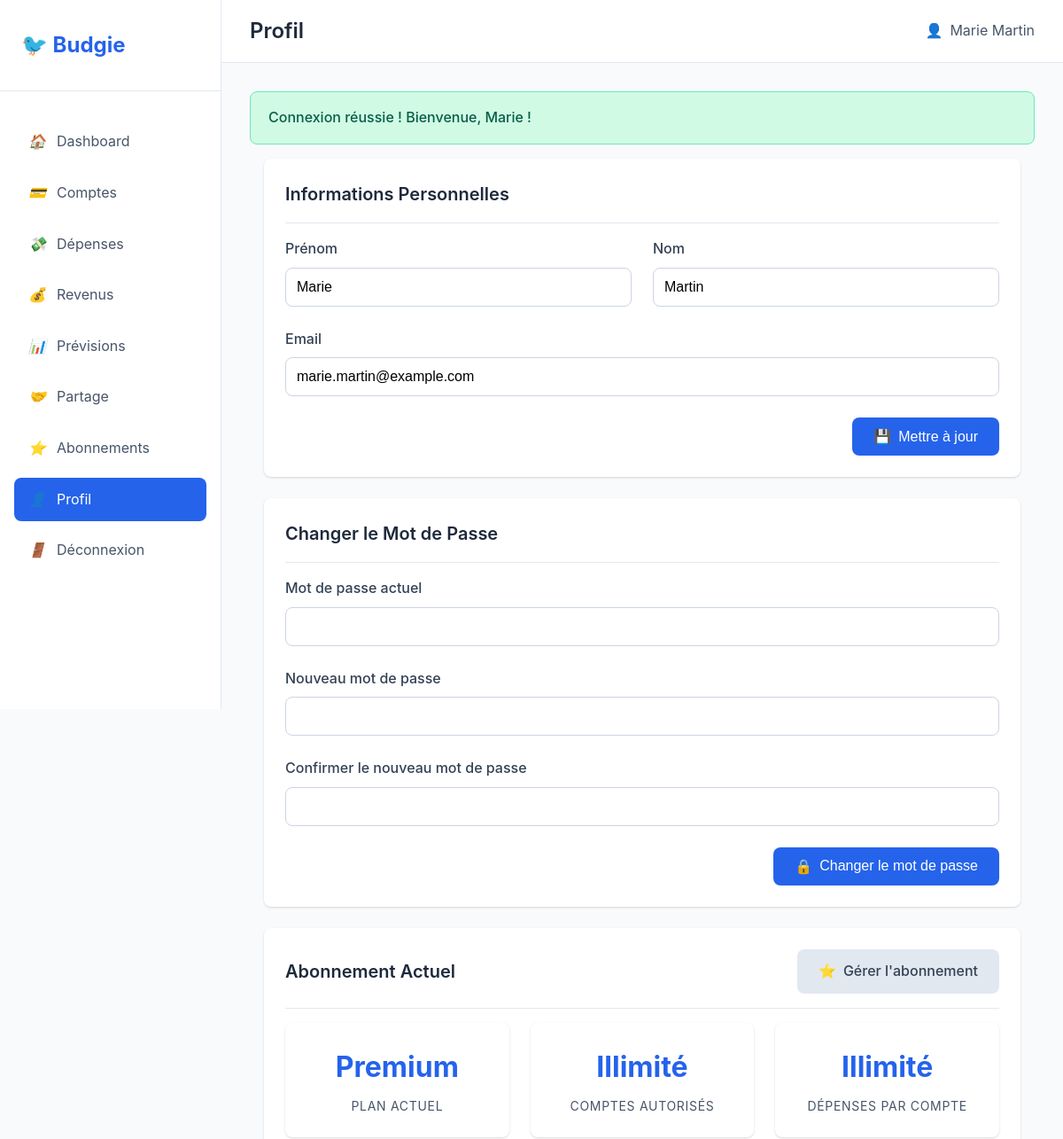
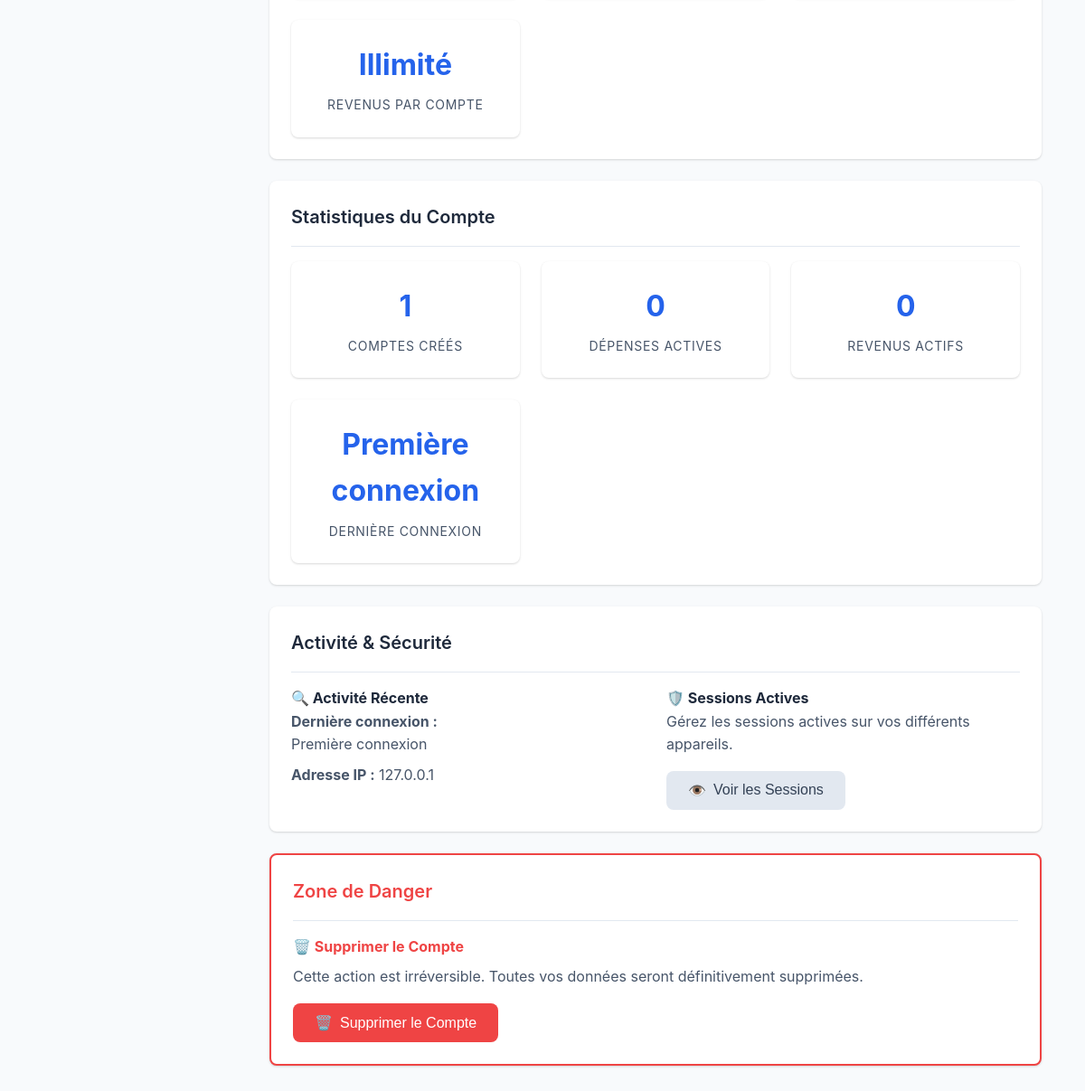
The app's page /public/profile.php (signed in) with its own data (2 pictures, top to bottom).
### tables this page shows
CREATE TABLE users (
    id INT PRIMARY KEY AUTO_INCREMENT,
    first_name VARCHAR(100) NOT NULL,
    last_name VARCHAR(100) NOT NULL,
    email VARCHAR(190) UNIQUE NOT NULL,
    password_hash VARCHAR(255) NOT NULL,
    subscription_type ENUM('free', 'premium') DEFAULT 'free',
    role ENUM('user', 'admin') NOT NULL DEFAULT 'user',
    subscription_start_date DATETIME NULL,
    subscription_end_date DATETIME NULL,
    stripe_customer_id VARCHAR(255) NULL,
    stripe_subscription_id VARCHAR(255) NULL,
    created_at TIMESTAMP DEFAULT CURRENT_TIMESTAMP,
    updated_at TIMESTAMP DEFAULT CURRENT_TIMESTAMP ON UPDATE CURRENT_TIMESTAMP,
    last_login TIMESTAMP NULL,
    status ENUM('active', 'inactive', 'suspended') DEFAULT 'active'
);

### src/config/config.php (called while the page is built, shortened)
<?php
require_once __DIR__ . '/database.php';
function isLoggedIn() {
    return isset($_SESSION['user_id']) && !empty($_SESSION['user_id']);
}
function getCurrentUser() {
    $user = fetchOne(
        "SELECT id, first_name, last_name, email, subscription_type FROM users WHERE id = ?",
        [$_SESSION['user_id']]
    );
    return $user;
}
?>

### src/config/database.php (called while the page is built, shortened)
<?php
class Database {
    private string $host;
    private string $port;
    private string $db_name;
    private string $username;
    private string $password;
    private static ?PDO $conn = null;
    public function __construct() {
        $this->host     = defined('DB_HOST') ? DB_HOST : ($_ENV['DB_HOST'] ?? '127.0.0.1');
        $this->port     = defined('DB_PORT') ? DB_PORT : ($_ENV['DB_PORT'] ?? '3306');
        $this->db_name  = defined('DB_NAME') ? DB_NAME : ($_ENV['DB_NAME'] ?? 'budgie_db');
        $this->username = defined('DB_USER') ? DB_USER : ($_ENV['DB_USER'] ?? 'root');
        $this->password = defined('DB_PASS') ? DB_PASS : ($_ENV['DB_PASS'] ?? '');
    }
    public function getConnection(): PDO {
        if (self::$conn !== null) {
            return self::$conn;
        }
        try {
            self::$conn = new PDO(
                "mysql:host={$this->host};port={$this->port};dbname={$this->db_name};charset=utf8mb4",
                $this->username,
                $this->password,
                [
                    PDO::ATTR_ERRMODE            => PDO::ERRMODE_EXCEPTION,
                    PDO::ATTR_DEFAULT_FETCH_MODE => PDO::FETCH_ASSOC,
                    PDO::ATTR_EMULATE_PREPARES   => false,
                    PDO::MYSQL_ATTR_INIT_COMMAND => "SET NAMES utf8mb4",
                ]
            );
        } catch (PDOException $e) {
            error_log("Database connection error: " . $e->getMessage());
            throw new Exception("Database connection failed");
        }
        return self::$conn;
    }
}
function getDB(): PDO {
    static $db = null;
    if ($db === null) {
        $db = new Database();
    }
    return $db->getConnection();
}
function executeQuery(string $sql, array $params = []): PDOStatement {
    try {
        $pdo  = getDB();
        $stmt = $pdo->prepare($sql);
        $stmt->execute($params);
        return $stmt;
    } catch (PDOException $e) {
        error_log("Query execution error: " . $e->getMessage() . " | SQL: " . $sql);
        throw new Exception("Database query failed: " . $e->getMessage());
    }
}
function fetchOne(string $sql, array $params = []) {
    $stmt = executeQuery($sql, $params);
    return $stmt->fetch();
}
?>

### public/profile.php (the view, shortened to what this page needs)
<?php
require_once __DIR__ . '/../src/config/config.php';
include SRC_PATH . '/includes/header.php';
$user = getCurrentUser();
$lastLoginInfo = fetchOne(
    "SELECT last_login FROM users WHERE id = ?",
    [$_SESSION['user_id']]
);
$accountsCount = fetchOne("SELECT COUNT(*) as count FROM accounts WHERE user_id = ?", [$_SESSION['user_id']])['count'];
$expensesCount = fetchOne("SELECT COUNT(*) as count FROM expenses WHERE user_id = ?", [$_SESSION['user_id']])['count'];
$incomesCount = fetchOne("SELECT COUNT(*) as count FROM incomes WHERE user_id = ?", [$_SESSION['user_id']])['count'];
$user_data = [
    'first_name' => $user['first_name'],
    'last_name' => $user['last_name'],
    'email' => $user['email'],
    'subscription' => $user['subscription_type'] === 'premium' ? 'Premium' : 'Gratuit',
    'accounts_limit' => $user['subscription_type'] === 'premium' ? 'Illimité' : FREE_ACCOUNTS_LIMIT,
    'expenses_limit' => $user['subscription_type'] === 'premium' ? 'Illimité' : FREE_EXPENSES_LIMIT,
    'incomes_limit' => $user['subscription_type'] === 'premium' ? 'Illimité' : FREE_INCOMES_LIMIT,
    'last_login' => $lastLoginInfo['last_login'] ?? 'Jamais',
    'accounts_count' => $accountsCount,
    'expenses_count' => $expensesCount,
    'incomes_count' => $incomesCount,
];
?>
<div class="container">
    <div class="card">
        <div class="card-header">
            <h3 class="card-title">Informations Personnelles</h3>
        </div>
        <form method="POST" action="actions/update_profile.php">
            <div style="display: grid; grid-template-columns: repeat(auto-fit, minmax(300px, 1fr)); gap: 1.5rem;">
                <div class="form-group">
                    <label for="first_name" class="form-label">Prénom</label>
                    <input type="text" id="first_name" name="first_name" class="form-input" value="<?php echo htmlspecialchars($user_data['first_name']); ?>" required>
                </div>
                <div class="form-group">
                    <label for="last_name" class="form-label">Nom</label>
                    <input type="text" id="last_name" name="last_name" class="form-input" value="<?php echo htmlspecialchars($user_data['last_name']); ?>" required>
                </div>
            </div>
            <div class="form-group">
                <label for="email" class="form-label">Email</label>
                <input type="email" id="email" name="email" class="form-input" value="<?php echo htmlspecialchars($user_data['email']); ?>" required>
            </div>
            <div style="display: flex; gap: 1rem; justify-content: flex-end;">
                <button type="submit" class="btn btn-primary">
                    <span>💾</span> Mettre à jour
                </button>
            </div>
        </form>
    </div>
    <div class="card">
        <div class="card-header">
            <h3 class="card-title">Changer le Mot de Passe</h3>
        </div>
        <form method="POST" action="actions/change_password.php">
            <div class="form-group">
                <label for="current_password" class="form-label">Mot de passe actuel</label>
                <input type="password" id="current_password" name="current_password" class="form-input" required>
            </div>
            <div class="form-group">
                <label for="new_password" class="form-label">Nouveau mot de passe</label>
                <input type="password" id="new_password" name="new_password" class="form-input" required>
            </div>
            <div class="form-group">
                <label for="confirm_new_password" class="form-label">Confirmer le nouveau mot de passe</label>
                <input type="password" id="confirm_new_password" name="confirm_new_password" class="form-input" required>
            </div>
            <div style="display: flex; gap: 1rem; justify-content: flex-end;">
                <button type="submit" class="btn btn-primary">
                    <span>🔒</span> Changer le mot de passe
                </button>
            </div>
        </form>
    </div>
    <div class="card">
        <div class="card-header">
            <h3 class="card-title">Abonnement Actuel</h3>
            <a href="subscriptions.php" class="btn btn-secondary">
                <span>⭐</span> Gérer l'abonnement
            </a>
        </div>
        <div style="display: grid; grid-template-columns: repeat(auto-fit, minmax(250px, 1fr)); gap: 1.5rem;">
            <div class="stat-card">
                <div class="stat-value"><?php echo $user_data['subscription']; ?></div>
                <div class="stat-label">Plan Actuel</div>
            </div>
            <div class="stat-card">
                <div class="stat-value"><?php echo $user_data['accounts_limit']; ?></div>
                <div class="stat-label">Comptes Autorisés</div>
            </div>
            <div class="stat-card">
                <div class="stat-value"><?php echo $user_data['expenses_limit']; ?></div>
                <div class="stat-label">Dépenses par Compte</div>
            </div>
            <div class="stat-card">
                <div class="stat-value"><?php echo $user_data['incomes_limit']; ?></div>
                <div class="stat-label">Revenus par Compte</div>
            </div>
        </div>
    </div>
    <div class="card">
        <div class="card-header">
            <h3 class="card-title">Statistiques du Compte</h3>
        </div>
        <div style="display: grid; grid-template-columns: repeat(auto-fit, minmax(200px, 1fr)); gap: 1.5rem;">
            <div class="stat-card">
                <div class="stat-value"><?php echo $user_data['accounts_count']; ?></div>
                <div class="stat-label">Comptes Créés</div>
            </div>
            <div class="stat-card">
                <div class="stat-value"><?php echo $user_data['expenses_count']; ?></div>
                <div class="stat-label">Dépenses Actives</div>
            </div>
            <div class="stat-card">
                <div class="stat-value"><?php echo $user_data['incomes_count']; ?></div>
                <div class="stat-label">Revenus Actifs</div>
            </div>
            <div class="stat-card">
                <div class="stat-value"><?php echo $user_data['last_login'] !== 'Jamais' ? formatDate($user_data['last_login'], 'd/m/Y H:i') : 'Première connexion'; ?></div>
                <div class="stat-label">Dernière Connexion</div>
            </div>
        </div>
    </div>
    <div class="card">
        <div class="card-header">
            <h3 class="card-title">Activité & Sécurité</h3>
        </div>
        <div style="display: grid; grid-template-columns: repeat(auto-fit, minmax(300px, 1fr)); gap: 1.5rem;">
            <div>
                <h4>🔍 Activité Récente</h4>
                <p style="color: var(--gray-600); margin-bottom: 0.5rem;">
                    <strong>Dernière connexion :</strong><br>
                    <?php echo $user_data['last_login'] !== 'Jamais' ? formatDate($user_data['last_login'], 'd/m/Y à H:i') : 'Première connexion'; ?>
                </p>
                <p style="color: var(--gray-600); margin-bottom: 1rem;">
                    <strong>Adresse IP :</strong> <?php echo $_SERVER['REMOTE_ADDR'] ?? 'N/A'; ?>
                </p>
            </div>
            <div>
                <h4>🛡️ Sessions Actives</h4>
                <p style="color: var(--gray-600); margin-bottom: 1rem;">
                    Gérez les sessions actives sur vos différents appareils.
                </p>
                <button class="btn btn-secondary" onclick="alert('Vous pouvez voir toutes vos sessions actives et les révoquer si nécessaire.')">
                    <span>👁️</span> Voir les Sessions
                </button>
            </div>
        </div>
    </div>
    <div class="card" style="border: 2px solid var(--danger-color);">
        <div class="card-header">
            <h3 class="card-title" style="color: var(--danger-color);">Zone de Danger</h3>
        </div>
        <div>
            <h4 style="color: var(--danger-color); margin-bottom: 0.5rem;">🗑️ Supprimer le Compte</h4>
            <p style="color: var(--gray-600); margin-bottom: 1rem;">
                Cette action est irréversible. Toutes vos données seront définitivement supprimées.
            </p>
            <button class="btn btn-danger" onclick="if(confirm('Êtes-vous ABSOLUMENT sûr de vouloir supprimer votre compte ? Cette action est irréversible !')) { alert('Fonctionnalité à venir'); }">
                <span>🗑️</span> Supprimer le Compte
            </button>
        </div>
    </div>
</div>
<?php include SRC_PATH . '/includes/footer.php'; ?>

### public/css/style.css (style rules this page uses)
:root { --primary-color: #2563eb; --primary-hover: #1d4ed8; --secondary-color: #64748b; --success-color: #10b981; --warning-color: #f59e0b; --danger-color: #ef4444; --light-bg: #f8fafc; --white: #ffffff; --gray-100: #f1f5f9; --gray-200: #e2e8f0; --gray-300: #cbd5e1; --gray-400: #94a3b8; --gray-500: #64748b; --gray-600: #475569; --gray-700: #334155; --gray-800: #1e293b; --gray-900: #0f172a; --border-radius: 8px; --shadow: 0 1px 3px 0 rgba(0, 0, 0, 0.1), 0 1px 2px 0 rgba(0, 0, 0, 0.06); --shadow-lg: 0 10px 15px -3px rgba(0, 0, 0, 0.1), 0 4px 6px -2px rgba(0, 0, 0, 0.05); }
* { margin: 0; padding: 0; box-sizing: border-box; }
body { font-family: -apple-system, BlinkMacSystemFont, 'Segoe UI', Roboto, Oxygen, Ubuntu, Cantarell, sans-serif; line-height: 1.6; color: var(--gray-800); background-color: var(--light-bg); }
.container { max-width: 1200px; margin: 0 auto; padding: 0 1rem; }
.card { background: var(--white); border-radius: var(--border-radius); box-shadow: var(--shadow); padding: 1.5rem; margin-bottom: 1.5rem; }
.card-header { display: flex; justify-content: space-between; align-items: center; margin-bottom: 1rem; padding-bottom: 1rem; border-bottom: 1px solid var(--gray-200); }
.card-title { font-size: 1.25rem; font-weight: 600; color: var(--gray-800); }
.stat-card { background: var(--white); border-radius: var(--border-radius); box-shadow: var(--shadow); padding: 1.5rem; text-align: center; }
.stat-value { font-size: 2rem; font-weight: 700; color: var(--primary-color); margin-bottom: 0.5rem; }
.stat-label { color: var(--gray-600); font-size: 0.875rem; text-transform: uppercase; letter-spacing: 0.05em; }
.form-group { margin-bottom: 1.5rem; }
.form-label { display: block; margin-bottom: 0.5rem; font-weight: 500; color: var(--gray-700); }
.form-input { width: 100%; padding: 0.75rem; border: 1px solid var(--gray-300); border-radius: var(--border-radius); font-size: 1rem; transition: border-color 0.2s; }
.btn { display: inline-flex; align-items: center; justify-content: center; padding: 0.75rem 1.5rem; border: none; border-radius: var(--border-radius); font-size: 1rem; font-weight: 500; text-decoration: none; cursor: pointer; transition: all 0.2s; gap: 0.5rem; }
.btn-primary { background: var(--primary-color); color: var(--white); }
.btn-secondary { background: var(--gray-200); color: var(--gray-700); }
.btn-danger { background: var(--danger-color); color: var(--white); }

### records on screen
users: first_name "Marie", last_name "Martin", email "marie.martin@example.com"

### other values on screen
$page_title "Profil"
$_SESSION['user_name'] "Marie Martin"
$gFlashSuccess "Connexion réussie ! Bienvenue, Marie !"
$user_data['subscription'] "Premium"
$user_data['accounts_limit'] "Illimité"
$user_data['expenses_limit'] "Illimité"
$user_data['incomes_limit'] "Illimité"
$user_data['accounts_count'] "1"
$user_data['expenses_count'] "0"
$user_data['incomes_count'] "0"
$_SERVER['REMOTE_ADDR'] "127.0.0.1"
